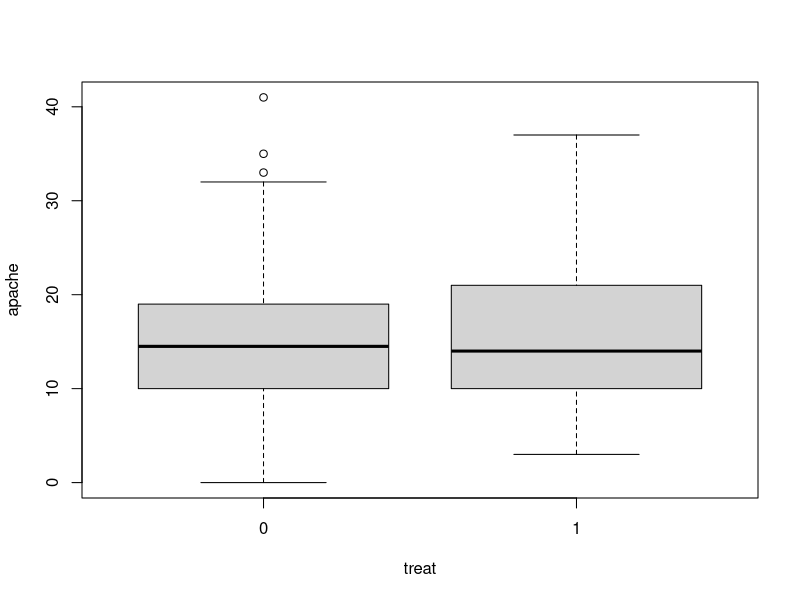
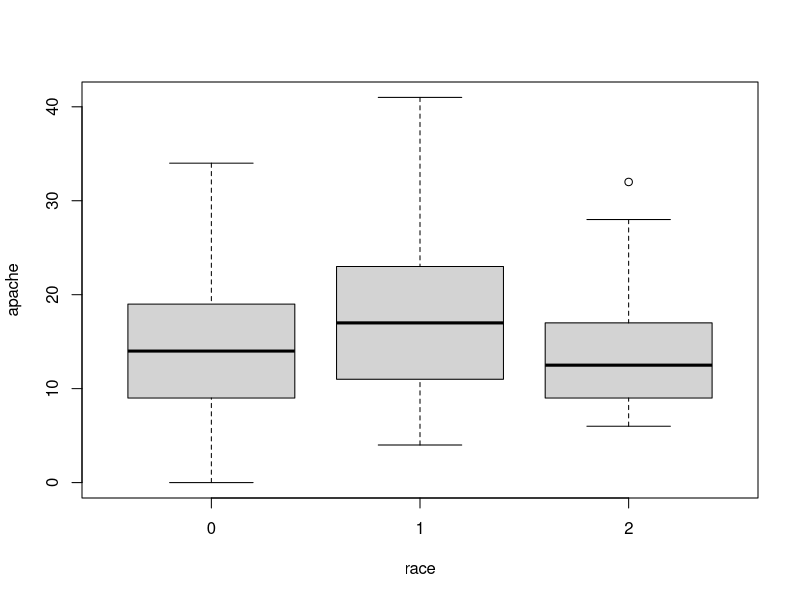
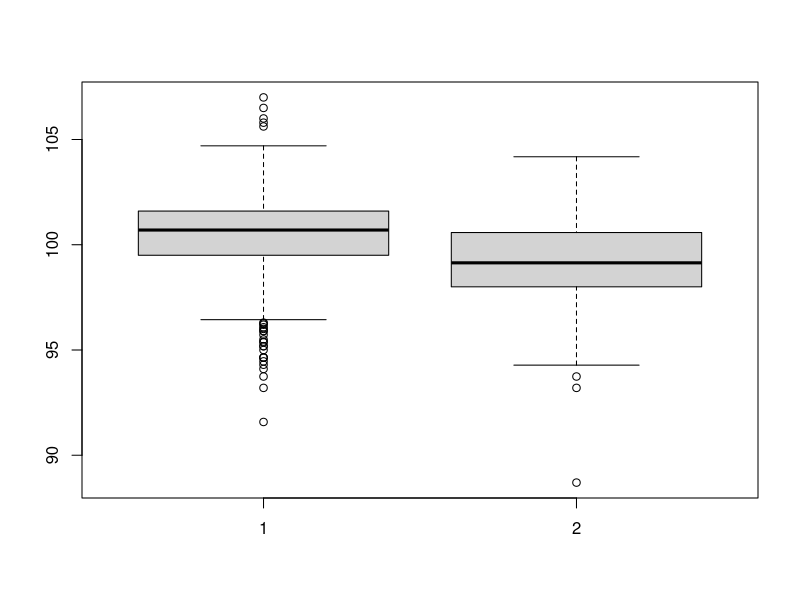
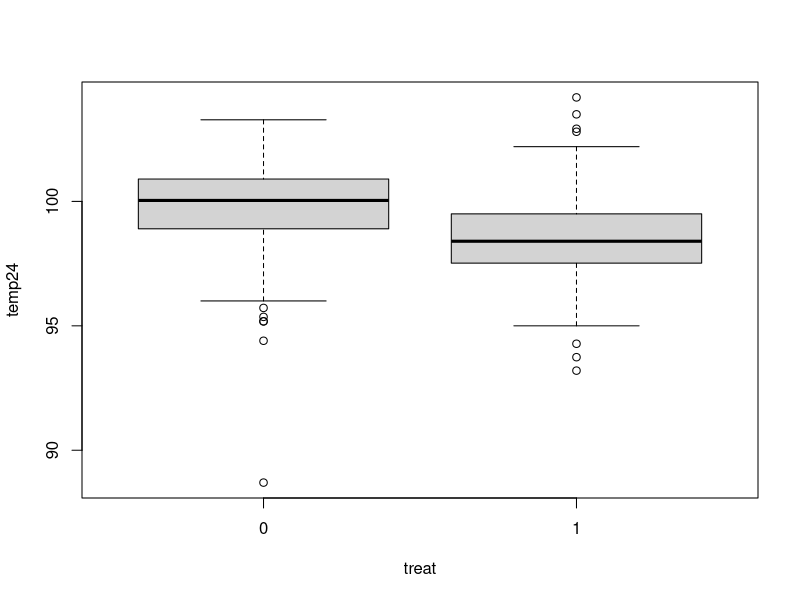

Reproduce these figures in R, in order.
sep = read.csv("./Datasets/Sepsis.csv")
# Check data
dim(sep)
sep[1:3,]
table(sep$treat)

# Proportion of deaths after 30 days in the placebo arm
(tab = table(sep$treat, sep$death30))
prop.table(tab, margin=1)
prop.test(x=92, n=231)

# Proportion of deaths after 30 days in the ibuprofen arm
prop.test(x=84, n=224)

# Checking effectiveness of Ibuprofen
chisq.test(tab, correct=FALSE)

boxplot(apache ~ treat, data=sep)

tapply(sep$apache, sep$treat, sd, na.rm=TRUE)

t.test(apache ~ treat, data=sep, var.equal=TRUE)

summary(sep$race); table(sep$race)

sep$race = as.factor(sep$race) # treat race as categorical variable

boxplot(apache ~ race, data=sep)
tapply(sep$apache, sep$race, sd, na.rm=TRUE)

fit = aov(apache ~ race, data=sep)
summary(fit)

TukeyHSD(fit)


t.test(sep$temp0)
t.test(sep$temp24)
t.test(sep$temp24, sep$temp0, paired=TRUE)
t.test(sep$temp24-sep$temp0)
boxplot(sep$temp0, sep$temp24)

boxplot(temp24 ~ treat, data=sep)
with(sep, tapply(temp24, treat, sd, na.rm=TRUE))

t.test(temp24 ~ treat, data=sep, var.equal=TRUE)

(tab = t(matrix(c(8, 17, 7, 20), ncol=2)) )
mcnemar.test(tab)
binom.test(x=7, n=24)




